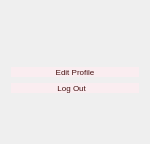
               <widget class="QWidget" name="RightMainFrame" native="true">
                <property name="minimumSize">
                 <size>
                  <width>110</width>
                  <height>0</height>
                 </size>
                </property>
                <property name="maximumSize">
                 <size>
                  <width>150</width>
                  <height>16777215</height>
                 </size>
                </property>
                <property name="font">
                 <font>
                  <pointsize>6</pointsize>
                 </font>
                </property>
                <property name="styleSheet">
                 <string notr="true">background-color:#EA5C2B;

QPushButton {
background-color: #DE834D;
border-radius: 10px;
color: #461111

}
QPushButton:hover{
background-color: #DE834D;
}</string>
                </property>
                <layout class="QVBoxLayout" name="verticalLayout_14">
                 <item>
                  <widget class="QLabel" name="accountBtn">
                   <property name="minimumSize">
                    <size>
                     <width>50</width>
                     <height>50</height>
                    </size>
                   </property>
                   <property name="maximumSize">
                    <size>
                     <width>120</width>
                     <height>120</height>
                    </size>
                   </property>
                   <property name="font">
                    <font>
                     <pointsize>9</pointsize>
                     <bold>true</bold>
                    </font>
                   </property>
                   <property name="styleSheet">
                    <string notr="true"/>
                   </property>
                   <property name="pixmap">
                    <pixmap resource="Resource.qrc">:/WhiteIcons/Resource/White/user.svg</pixmap>
                   </property>
                  </widget>
                 </item>
                 <item>
                  <widget class="QPushButton" name="edit_profile_btn">
                   <property name="styleSheet">
                    <string notr="true">QPushButton {
background-color: #FAEDF0;
border-radius: 10px;
color: #461111

}
QPushButton:hover{
background-color: #CD1818;
}</string>
                   </property>
                   <property name="text">
                    <string>Edit Profile</string>
                   </property>
                   <property name="icon">
                    <iconset resource="Resource.qrc">
                     <normaloff>:/OrangeIcons/Resource/Orange/user.svg</normaloff>:/OrangeIcons/Resource/Orange/user.svg</iconset>
                   </property>
                   <property name="iconSize">
                    <size>
                     <width>30</width>
                     <height>30</height>
                    </size>
                   </property>
                  </widget>
                 </item>
                 <item>
                  <widget class="QPushButton" name="log_out_btn">
                   <property name="styleSheet">
                    <string notr="true">QPushButton {
background-color: #FAEDF0;
border-radius: 10px;
color: #461111

}
QPushButton:hover{
background-color: #CD1818;
}</string>
                   </property>
                   <property name="text">
                    <string>Log Out   </string>
                   </property>
                   <property name="icon">
                    <iconset resource="Resource.qrc">
                     <normaloff>:/OrangeIcons/Resource/Orange/log-out.svg</normaloff>:/OrangeIcons/Resource/Orange/log-out.svg</iconset>
                   </property>
                   <property name="iconSize">
                    <size>
                     <width>25</width>
                     <height>30</height>
                    </size>
                   </property>
                  </widget>
                 </item>
                 <item>
                  <spacer name="verticalSpacer_7">
                   <property name="orientation">
                    <enum>Qt::Vertical</enum>
                   </property>
                   <property name="sizeHint" stdset="0">
                    <size>
                     <width>20</width>
                     <height>40</height>
                    </size>
                   </property>
                  </spacer>
                 </item>
                </layout>
               </widget>
